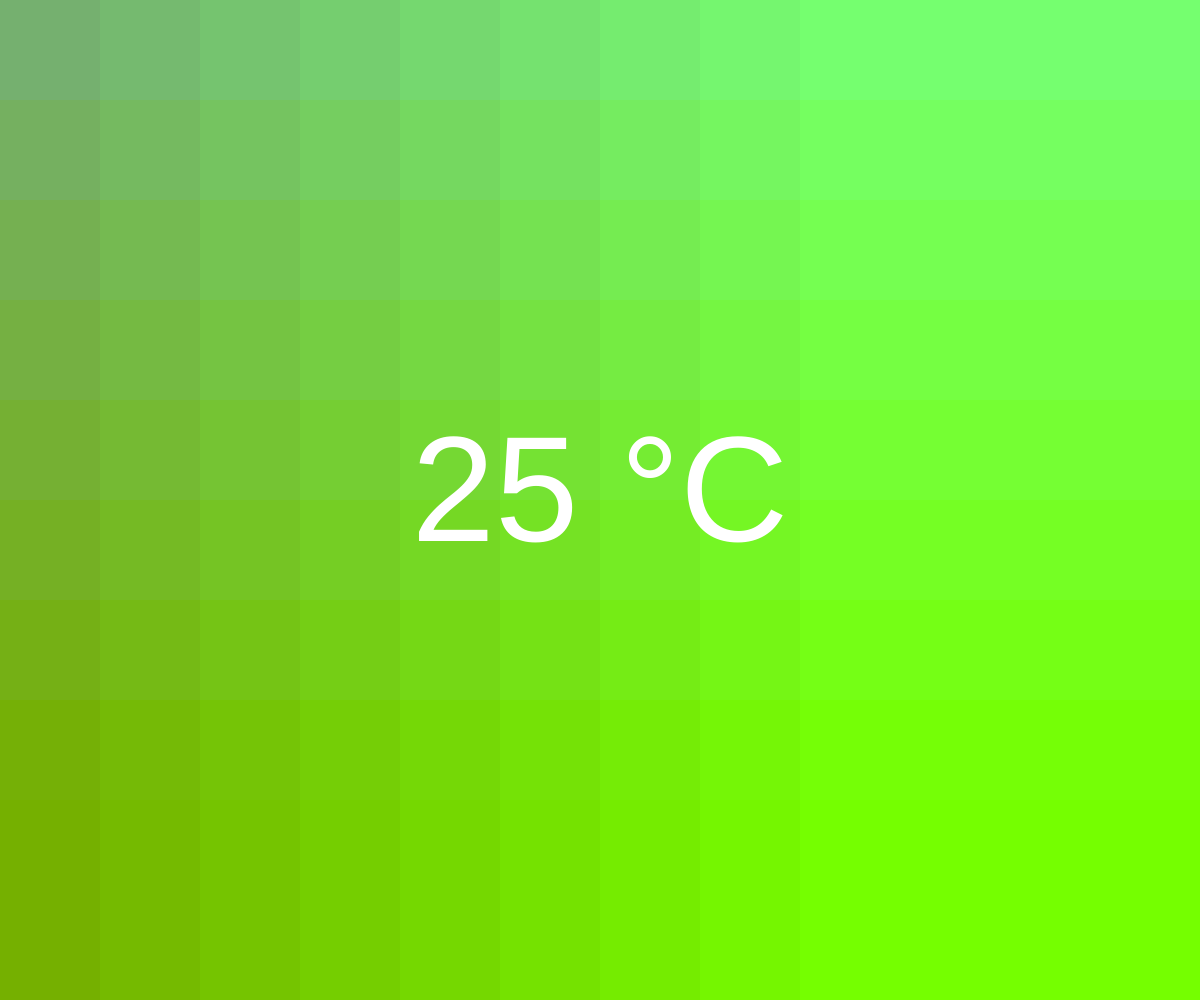
Frame 1 (no input)
Frame 60 (no input): identical to frame 1, image omitted
Frame 120 (the mouse pressed at the canvas centre since frame 60): identical to frame 1, image omitted

The p5.js sketch that drew this single still picture (run headless with seeded random() and noise() and a simulated clock; from frame 60 on, the mouse is pressed at the canvas centre):

// p5.js sketch
// ── sketch.js
const width = window.innerWidth;
const height = window.innerHeight;

function setup() {
  createCanvas(width, height);

  background(220);

  dim_square = 100;
  position_x = 0;
  position_y = 0;

  let number_square_x = width / dim_square;
  let number_square_y = height / dim_square;

  noStroke();

  for (let i = 0; i < number_square_x; i++) {
    let position_y = 0;

    for (let j = 0; j < number_square_y; j++) {
      fill(117, 176 + i * 10, 111 - j * 15);
      square(position_x, position_y, dim_square);

      position_y += dim_square;
    }

    position_x += dim_square;
  }

  //   color_text = color(rgb(117, 176, 111));

  // fill(color_text);
  // textFont(font);
  //    textFont(lexend);

  textFont("arial");
  textSize(150);

  textAlign(CENTER, CENTER);
  fill(255, 255, 255);
  text("25 °C", width / 2, height / 2);
}

function draw() {}
